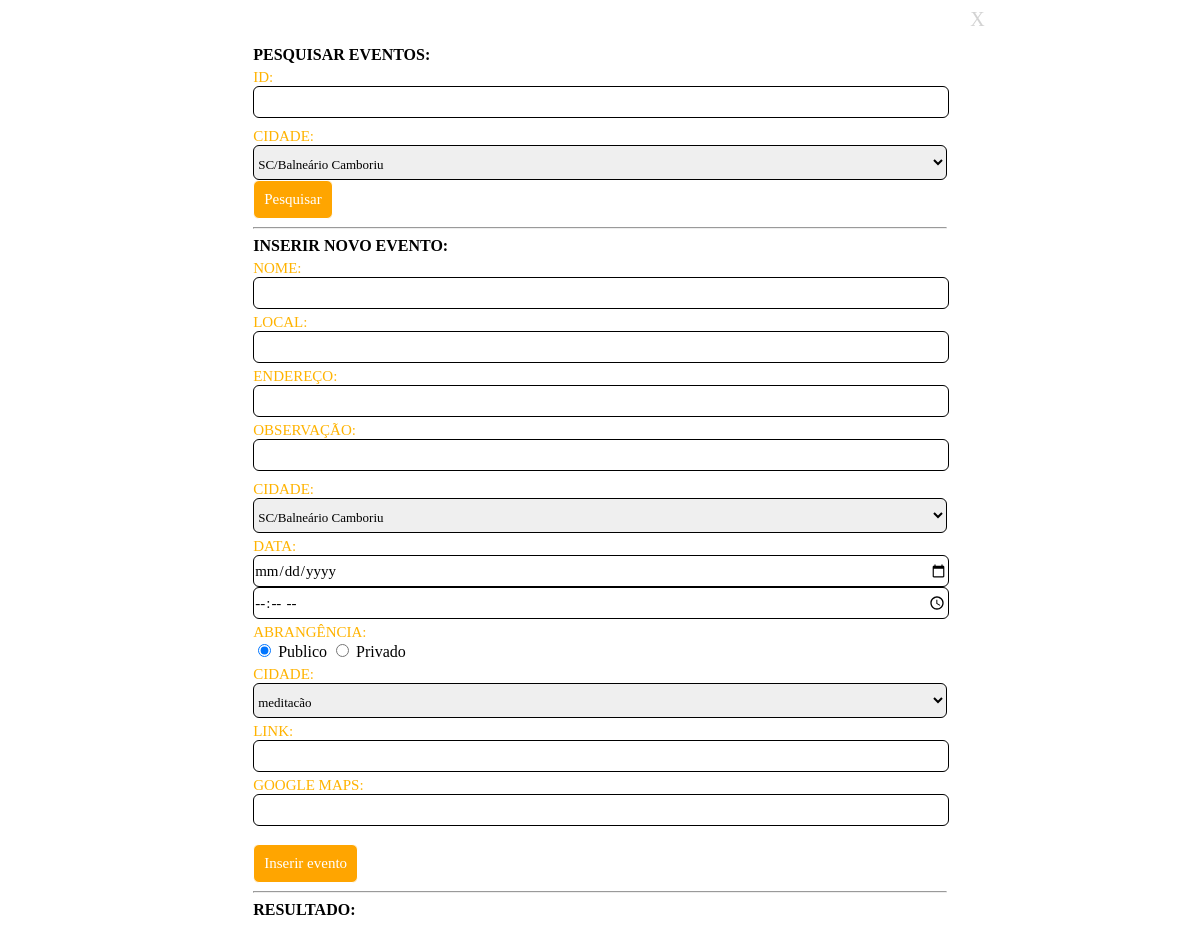
/admin/index.php (signed in), run on an earlier commit of the app's database.
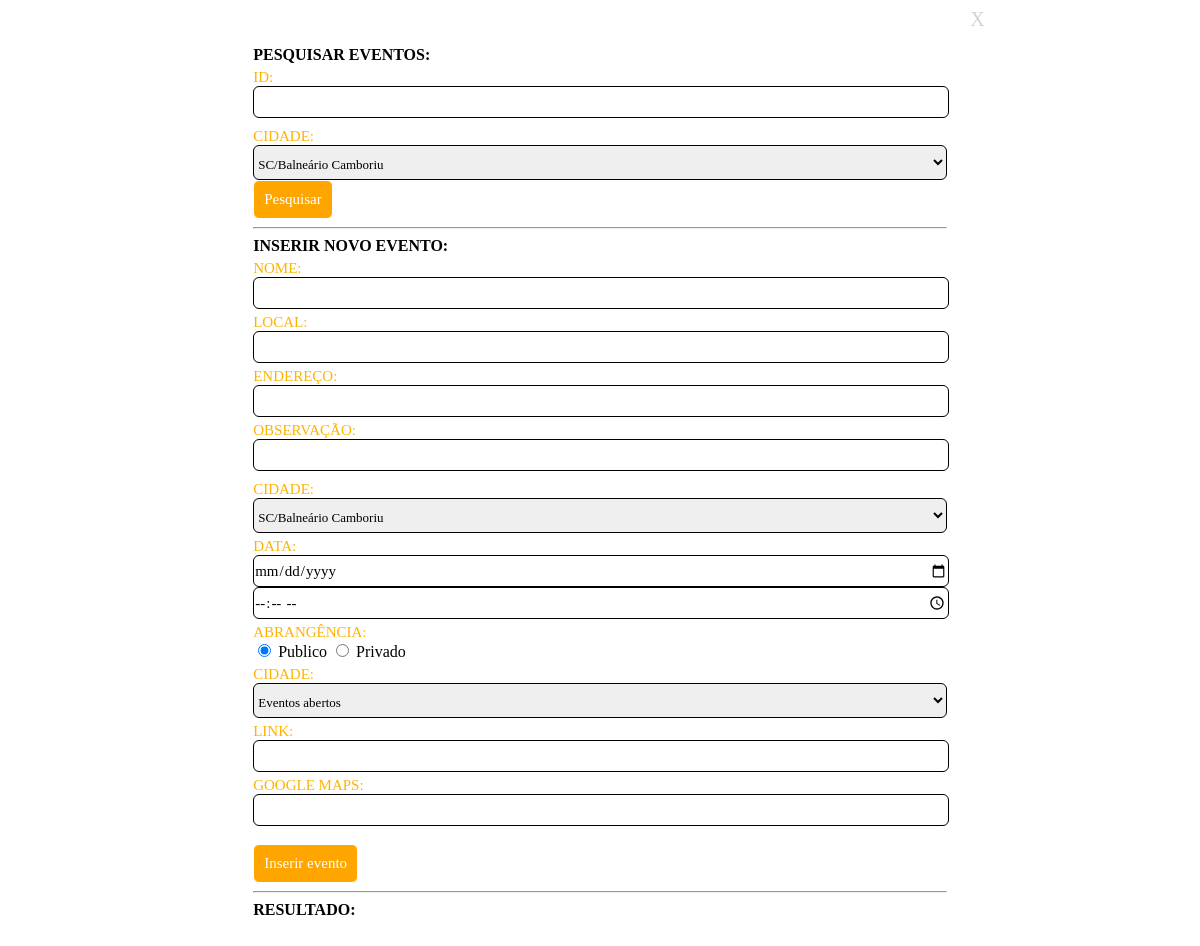
And on a later commit of the database.
### tables this page shows
CREATE TABLE `tipo_evento` (
  `id` int(11) NOT NULL,
  `descricao` varchar(255) NOT NULL
);

### ip-detalhes/class.ipdetails.php (called while the page is built, shortened)
<?php
class ipdetails
{
	var $details;
	var $curl;
	public function ipdetails()
	{
		$this->curl=curl_init();
		return true;
	}
	public function scan()
	{
		$this->xml = curl_exec($this->curl);
		preg_match_all('/<([a-zA-Z0-9].*)>(.*)<\/([a-zA-Z0-9].*?)>\n/',$this->xml,$detail);
		$this->details=null;
		$this->details=array();
		for($i=0;$i<=count($detail[1])-1;$i++)
		{
			$this->details[trim($detail[1][$i])]=$detail[2][$i];
		}
		return true;
	}
	public function get_pluginstatus()
	{
		return $this->details[geoplugin_status];
	}
}

### classes/tools.php (called while the page is built, shortened)
<?php
include("../ip-detalhes/class.ipdetails.php");
class Tools{
	public function getUsersCityName(){
		$ipdetails = new ipdetails();
    	$ipdetails->scan();
    	if($ipdetails->get_pluginstatus() == 200) {
    		$cityName = utf8_encode($ipdetails->get_city());
    	}
    	else
    	{
    		$cityName = "indefinido";
    	}
    	return $cityName;
	}
}
?>

### classes/components.php (the view, shortened to what this page needs)
<?php
include_once("tools.php");
class Components{
	private $oTools;
	function __construct(){
		$this->oTools = new Tools();
	}
	private function queryCidades(){
		return "SELECT c.id, c.nome, c.id_estado, e.sigla FROM cidades c JOIN estados e on e.id = c.id_estado ORDER BY e.sigla, c.nome";
	}
	public function createCidadesDropDown($pnSelecionarId=0, $pbExibirEstado=true, $pnIdUpdate=0){
		$cidade = $this->oTools->getUsersCityName();
		$oConn = $this->oTools->getConn();
		$oStmt = $oConn->prepare($this->queryCidades());
		$oStmt->execute();
		$oStmt->store_result();
      	$oStmt->bind_result($id, $nome, $idEstado, $sigla);
      	if ($pnIdUpdate == 0){
			$sDropDown = "<select id='idCidade' name='idCidade' class='combobox'> ";
		} else {
			$sDropDown = "<select id='idCidade_" . $pnIdUpdate . "' name='idCidade_" . $pnIdUpdate . "' class='combobox'> ";
		}
		if($oStmt->num_rows > 0) {
			while($oStmt->fetch()){
				if ($pnSelecionarId==0){
					$sSelecionar = strtoupper($cidade) == strtoupper($nome) ? "selected='selected'" : "";
				}
				else {
					$sSelecionar = $id == $pnSelecionarId ? "selected='selected'" : "";
				}
				if ($pbExibirEstado) {
					$sDropDown = $sDropDown . "<option value=$id $sSelecionar>$sigla/$nome</option> ";
				} else{
					$sDropDown = $sDropDown . "<option value=$id $sSelecionar>$nome</option> ";
				}
			}
		}
		$sDropDown = $sDropDown . "</select> ";
		return $sDropDown;
	}
	private function queryTipoEventos(){
		return "SELECT t.id, t.descricao FROM tipo_evento t ORDER BY t.id";
	}
	public function createTipoEventosDropDown($pnSelecionarId=0, $pnIdUpdate=0){
		$oConn = $this->oTools->getConn();
		$oStmt = $oConn->prepare($this->queryTipoEventos());
		$oStmt->execute();
		$oStmt->store_result();
      	$oStmt->bind_result($id, $descricao);
      	if ($pnIdUpdate == 0){
			$sDropDown = "<select id='idTipoEvento' name='idTipoEvento' class='combobox'> ";
		} else {
			$sDropDown = "<select id='idTipoEvento_" . $pnIdUpdate . "' name='idTipoEvento_" . $pnIdUpdate . "' class='combobox'> ";
		}
		$sSelecionar = "";
		if($oStmt->num_rows > 0) {
			while($oStmt->fetch()){
				$sDropDown = $sDropDown . "<option value=$id $sSelecionar>$descricao</option> ";
			}
		}
		$sDropDown = $sDropDown . "</select> ";
		return $sDropDown;
	}
}
?>

What changed in the data, as far as the page shows it:
changed tipo_evento: idTipoEvento "meditação" → "Eventos abertos"
